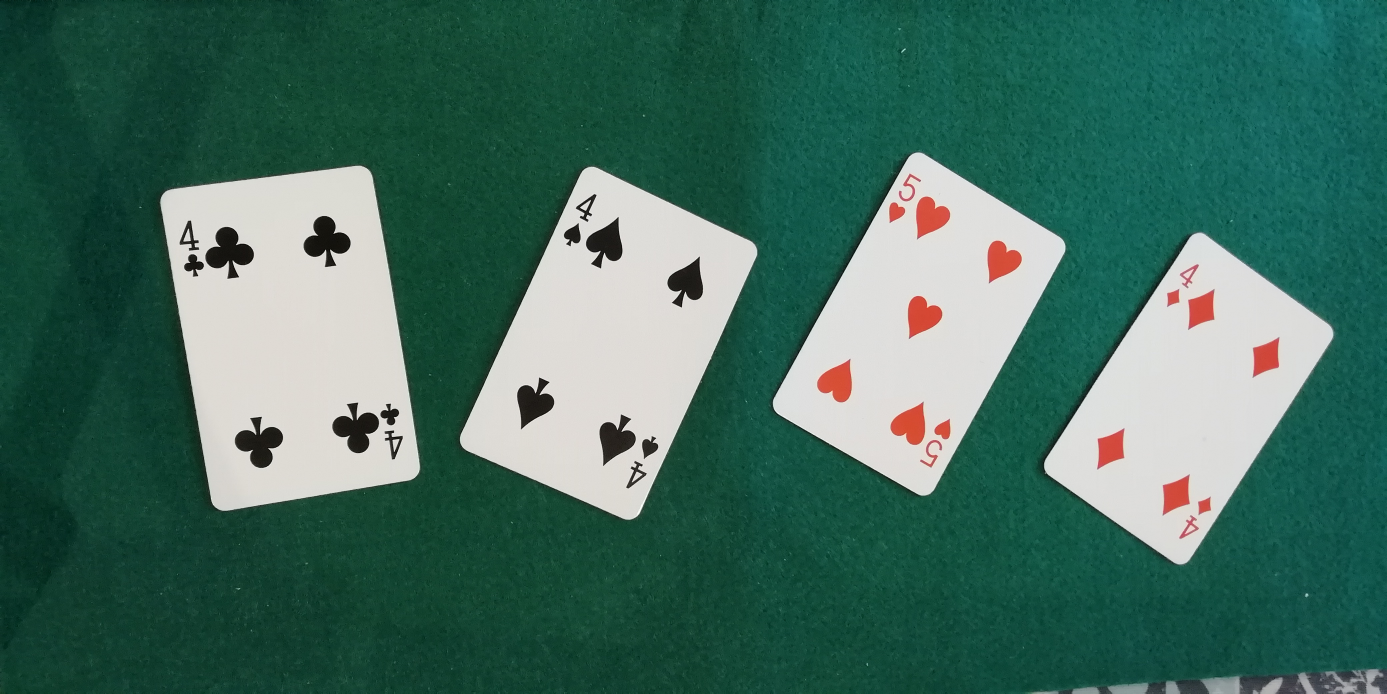
#> input picture images/Test/IMG_20210426_184712.jpg, 4160 x 2080 px (shown at 1/3 size)
$ python generador_paso1.py   (older library calls are emulated)
#> lines starting #> are read from the running program, lines starting #| are printed output that depends on the picture; after the words box and inside, x2 and y2 are one past the last pixel; in counts of white or black regions, pixels touching at a corner belong together
### clases_cartas.py
# clases_cartas.py
#
# Definición de las clases 'Motif' y 'Card' para el trabajo con las cartas de póker.
#
# Se importa mediante  "from clases_cartas import Card, Motif"
#
# Autor: José M Valiente    Fecha: abril 2023
#
import numpy as np

###### CLASES #################

class Motif:

    MOTIF_LABELS = ('Diamonds','Spades','Hearts','Clubs','0','2','3','4','5','6','7','8','9','A','J','Q','K','Others')

    def __init__(self):  # Constructor
        self.motifId = 0
        self.motifLabel = 'i'
        self.motifPredictedLabel = 'iii'
        self.area = 0.0
        self.contour = []
        self.perimeter = 0.0
        self.aspectRatio = 0.0
        self.features = []
        self.moments = []
        self.huMoments = []
        self.extent = 0.0
        self.solidity = 0.0
        self.equivalentDiameter = 0.0
        self.color = (0,0,0)
        self.centroid = []
        self.circleCenter = []
        self.circleRadious = 0.0


    # [6 lines left out: function __repr__, not called in this run]

class Card:

      # Suits.  Palos de las cartas de póker
      DIAMONDS = 'Diamonds'   # Rombos
      SPADES = 'Spades'       # Picas
      HEARDS = 'Hearts'       # Corazones
      CLUBS ='Clubs'          # Tréboles
      # Figuras y cifras de las cartas de póker
      SUITS = ('Rombos','Picas','Corazones','Treboles')
      FIGURES = ('0','A','2','3','4','5','6','7','8','9','J','Q','K') # Se accede mediantge Carta.FIGURES[i]

      def __init__(self):  # Constructor
        self.cardId = 0
        self.realSuit = 'i'
        self.realFigure = 'iii'
        self.predictedSuit = 'o'
        self.predictedFigure = 'ooo'
        bboxType = [('x', np.intc),('y',np.intc),('width',np.intc),('height',np.intc)]
        self.boundingBox = np.zeros(1, dtype=bboxType).view(np.recarray)
        self.angle = 0.0
        self.grayImage = np.empty([0,0], dtype=np.uint8)
        self.colorImage = np.empty([0,0,0], dtype=np.uint8)
        self.motifs = []

      # [6 lines left out: function __repr__, not called in this run]

### generador_paso1.py
import matplotlib.pyplot as plt
import numpy as np
from PIL import Image
import cv2
from tkinter import filedialog
import os
from clases_cartas import Card, Motif

def segmentar_objetos_carta(car, roi_color):
    """
    Segmenta los motivos (palos y figuras) de una única imagen de carta.

    Esta función binariza la imagen de la carta, encuentra los contornos de los motivos,
    y calcula un vector de características para cada uno, centrado en los Momentos de Hu
    transformados logarítmicamente.
    """
    # --- AJUSTE CLAVE: UMBRAL DE BINARIZACIÓN ---
    lowH = 185
    _, thresh_roi = cv2.threshold(car.grayImage, lowH, 255, cv2.THRESH_BINARY_INV)

    if VISUALIZAR:
        cv2.imshow(window_threshold, thresh_roi)

    (totalLabels_roi, lab_img, val, centr) = cv2.connectedComponentsWithStats(thresh_roi, 4, cv2.CV_32SC1)

    imot = 0
    # --- AJUSTE CLAVE: FILTROS DE ÁREA PARA MOTIVOS ---
    MIN_AREA = 1000
    MAX_AREA = 40000

    for k in range(1, totalLabels_roi):
        area = val[k, cv2.CC_STAT_AREA]
        if (area > MIN_AREA) and (area < MAX_AREA):
            componentMask = (lab_img == k).astype("uint8") * 255
            contours_roi, _ = cv2.findContours(componentMask, cv2.RETR_EXTERNAL, cv2.CHAIN_APPROX_SIMPLE)

            if not contours_roi:
                continue

            cnt = max(contours_roi, key=cv2.contourArea)

            mu = cv2.moments(cnt)
            if mu['m00'] == 0: # Evitar división por cero si el área del momento es 0
                continue

            # --- CÁLCULO Y TRANSFORMACIÓN DE MOMENTOS DE HU (CRÍTICO) ---
            huMoments_raw = cv2.HuMoments(mu).flatten()
            # Aplicamos la transformación logarítmica para escalar los valores y hacerlos útiles.
            # Se añade un pequeño épsilon (1e-7) para evitar errores de log(0).
            huMoments_transformed = -np.sign(huMoments_raw) * np.log10(np.abs(huMoments_raw) + 1e-7)

            # Creación del objeto Motivo
            motif = Motif()
            motif.motifId = imot
            motif.contour = cnt
            motif.area = cv2.contourArea(cnt)
            motif.perimeter = cv2.arcLength(cnt, True)

            # Guardamos tanto los momentos transformados como el vector de características
            # Usaremos consistentemente los momentos de Hu transformados en todo el sistema.
            motif.huMoments = huMoments_transformed
            motif.features = huMoments_transformed

            car.motifs.append(motif)
            imot += 1

            if VISUALIZAR:
                x0, y0, w0, h0 = cv2.boundingRect(cnt)
                img_vis = roi_color.copy()
                cv2.drawContours(img_vis, [cnt], -1, (255, 0, 0), 3)
                cv2.rectangle(img_vis, (x0, y0), (x0 + w0, y0 + h0), (0, 255, 0), 2)
                cv2.imshow(window_roi, img_vis)
                cv2.waitKey(0)

    print(f'Nº de motivos detectados en la carta: {imot}')

############### Programa principal ###############################

VISUALIZAR = False  # Cambia a True para depurar visualmente la segmentación
filecard = 'testCards.npz' # Asegúrate de que sea 'trainCards.npz' o 'testCards.npz' según corresponda

window_original = 'Original_image'
window_threshold = 'Thresholded_image'
window_roi = 'ROI image'
if VISUALIZAR:
    cv2.namedWindow(window_original, cv2.WINDOW_NORMAL)
    cv2.namedWindow(window_threshold, cv2.WINDOW_NORMAL)
    cv2.namedWindow(window_roi, cv2.WINDOW_NORMAL)

low_H = 155
Cards = []

path = filedialog.askdirectory(initialdir=".", title="Seleccione la carpeta con las imágenes de cartas")
#> the answer given: images/Test
if not path:
    print("No se seleccionó ninguna carpeta. Saliendo.")
    exit()

icard = 0
for root, _, files in os.walk(path):
    for name in files:
        if not name.lower().endswith('.jpg'):
            continue

        filename = os.path.join(root, name)
        img = cv2.imread(filename)
#> img is the input picture: shape (2080, 4160, 3); mean B, G, R 95.6, 108.8, 66.3
        if img is None:
            print(f"Advertencia: No se pudo cargar la imagen {filename}.")
            continue

        img_gray = cv2.cvtColor(img, cv2.COLOR_BGR2GRAY)
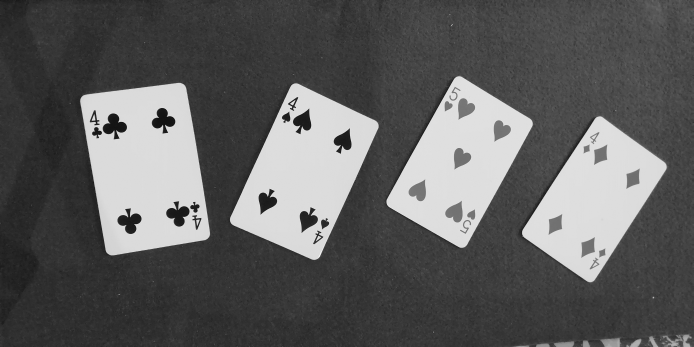
#> img_gray: shape (2080, 4160) (shown at 1/6 size); min 0, max 255, mean 94.6
        if VISUALIZAR:
            cv2.imshow(window_original, img)

        _, thresh1 = cv2.threshold(img_gray, low_H, 255, cv2.THRESH_BINARY_INV)
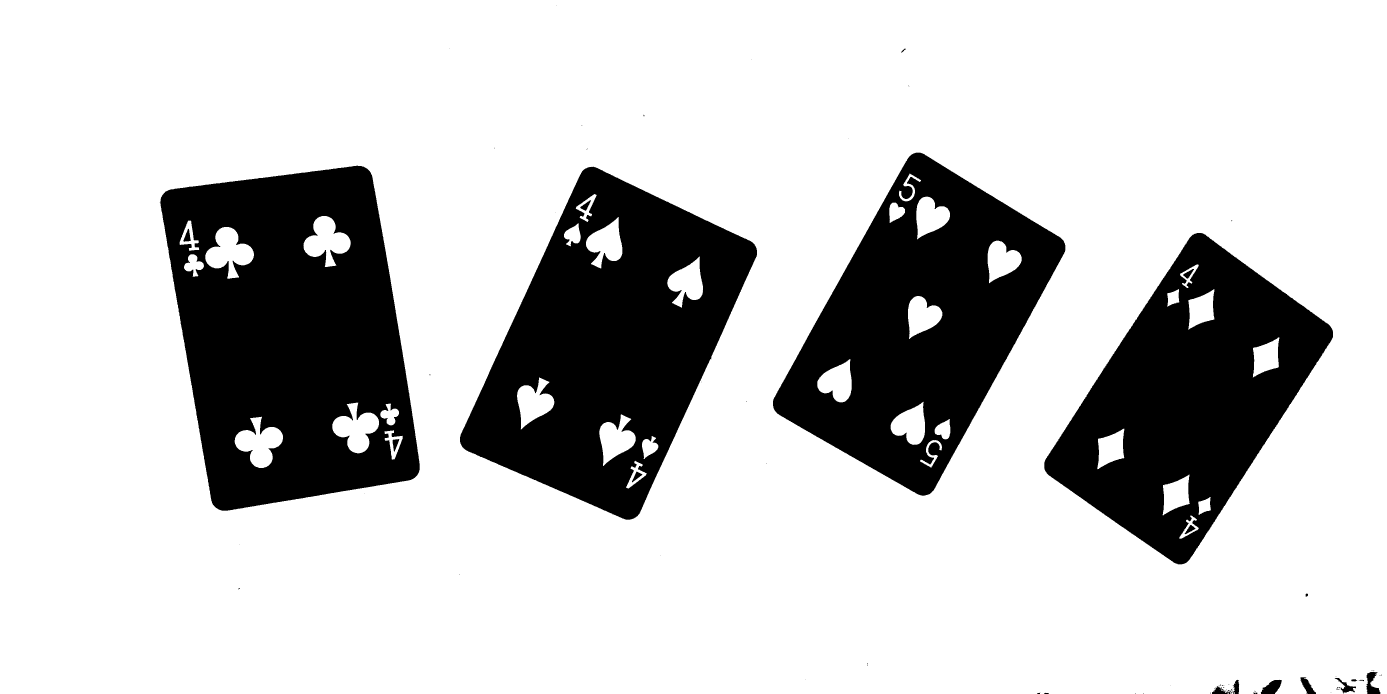
#> thresh1: shape (2080, 4160) (shown at 1/3 size); 77.8% white; 84 black regions (63 under 20 px), largest, box (x1, y1, x2, y2) and area: (481, 497, 1259, 1532) 560999, (1380, 500, 2271, 1559) 493489, (2319, 458, 3196, 1487) 440256
        (totalLabels, label_ids, values, _) = cv2.connectedComponentsWithStats(255 - thresh1, 4, cv2.CV_32S)
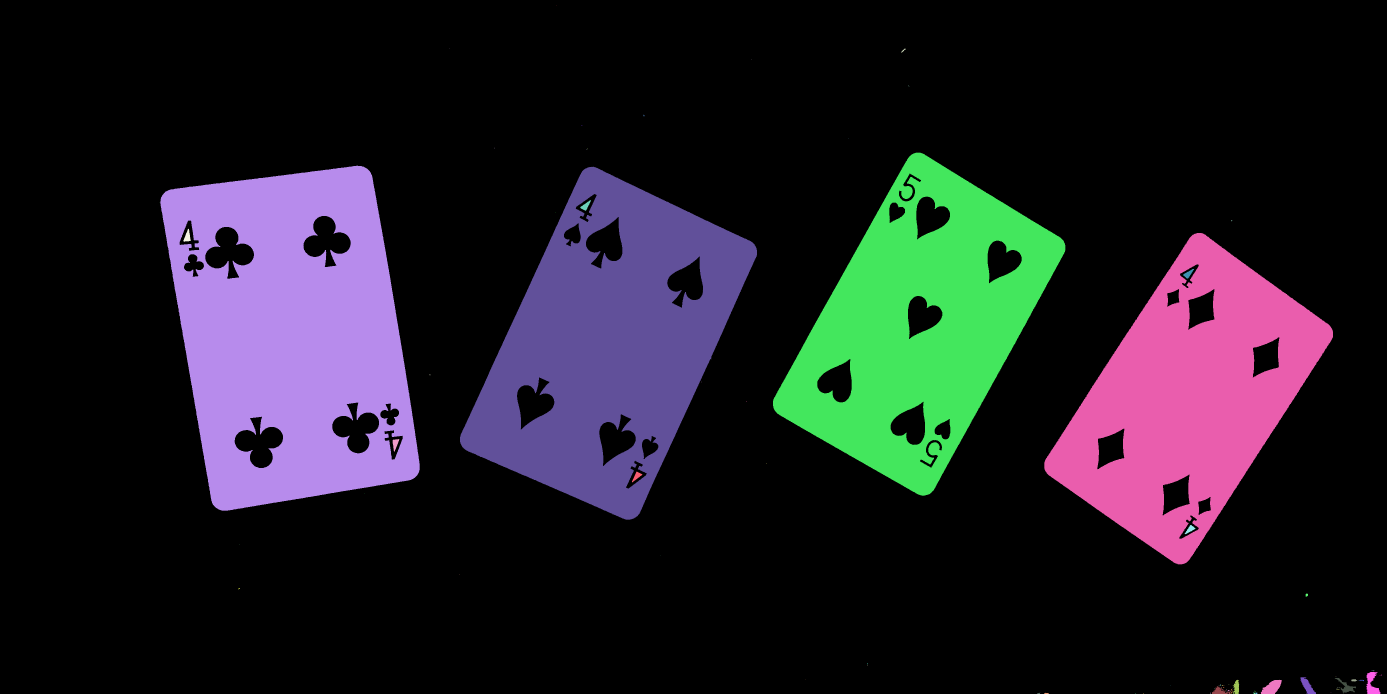
#> label_ids: shape (2080, 4160) int32 (shown at 1/3 size); 85 distinct labels, from 0 to 84; one colour per label, 0 black
#> totalLabels = 85; values = 85 rows, first 6: [0, 0, 4160, 2080, 6730665], [1670, 15, 1, 1, 1], [1347, 146, 1, 1, 1], [2704, 146, 13, 12, 51], [2254, 179, 1, 1, 1], [2725, 257, 3, 2, 4]

        for i in range(1, totalLabels):
            area = values[i, cv2.CC_STAT_AREA]
            if area > 300000:  # Filtro de tamaño para detectar una carta entera
                x1, y1, w, h = values[i, cv2.CC_STAT_LEFT:cv2.CC_STAT_LEFT+4]

                roi_gray = img_gray[y1:y1+h, x1:x1+w].copy()
                roi_color = img[y1:y1+h, x1:x1+w].copy()

                c_obj = Card()
                c_obj.grayImage = roi_gray
                c_obj.colorImage = roi_color
                c_obj.cardId = icard

                segmentar_objetos_carta(c_obj, roi_color)
                Cards.append(c_obj)
                icard += 1
#> this loop made 84 passes
#> (area, x1, y1, w, h, totalLabels_roi in segmentar_objetos_carta) on passes 12, 13, 14, 20: (440256, 2319, 458, 877, 1029, 13), (560999, 481, 497, 778, 1035, 12), (493489, 1380, 500, 891, 1059, 12), (418329, 3133, 699, 866, 994, 12)
#> after the loop, Cards = 4 items; icard = 4

        if VISUALIZAR:
            if cv2.waitKey(1) & 0xFF == ord('q'):
                break

np.savez(filecard, Cartas=np.array(Cards, dtype=object))
print(f"\nProceso finalizado. Se han guardado {len(Cards)} cartas en el archivo '{filecard}'.")
cv2.destroyAllWindows()

$ run again, on images/Test/IMG_20210426_184752.jpg
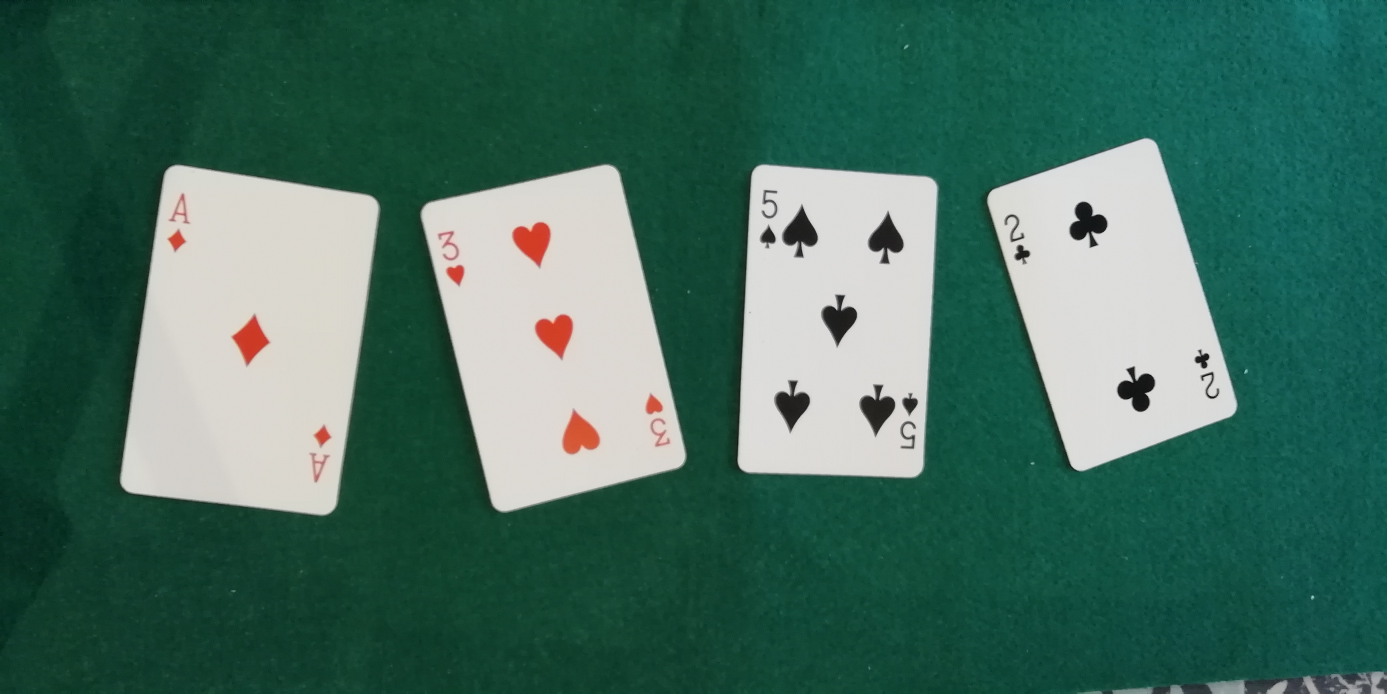
#> input picture images/Test/IMG_20210426_184752.jpg, 4160 x 2080 px (shown at 1/3 size)
#> img is the input picture: shape (2080, 4160, 3); mean B, G, R 95.8, 109.4, 67.9
#> `_, thresh1 = cv2.threshold(img_gray, low_H, 255, cv2.THRESH_BINARY_INV)`:
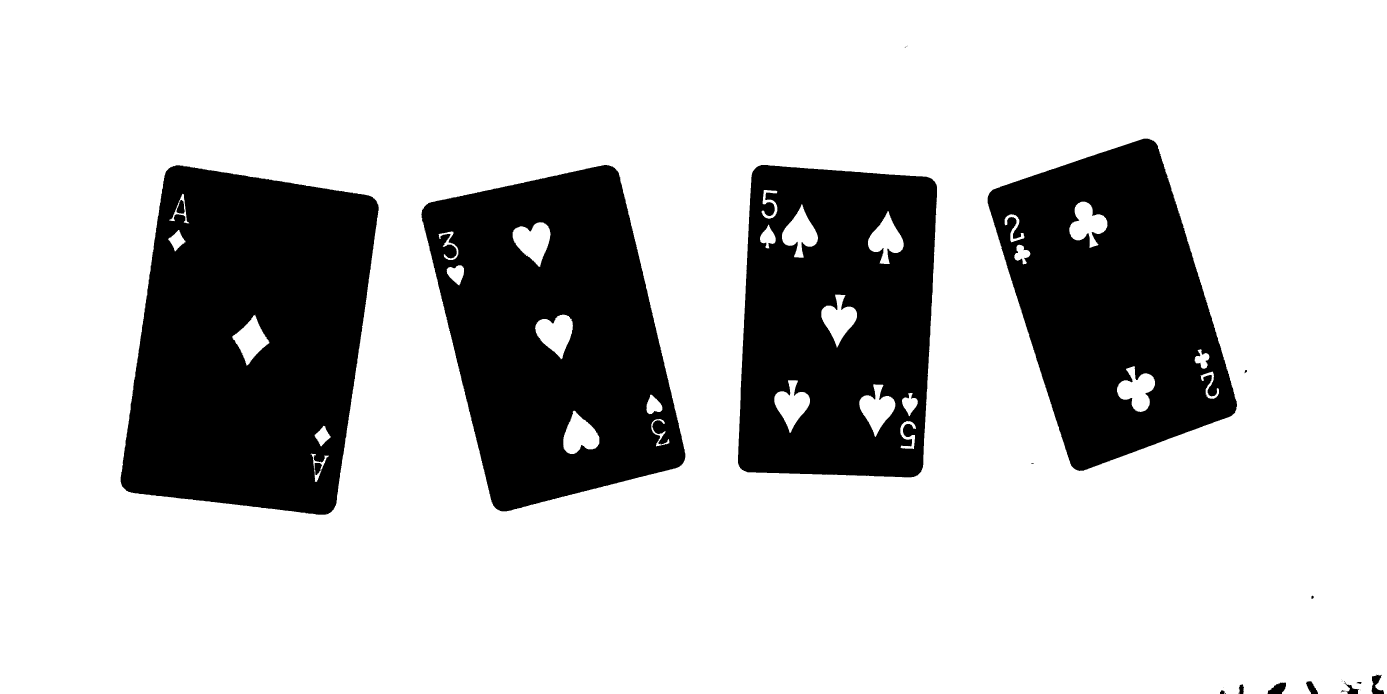
#> thresh1: shape (2080, 4160) (shown at 1/3 size); 76.1% white; 50 black regions (34 under 20 px), largest, box (x1, y1, x2, y2) and area: (362, 496, 1136, 1544) 623529, (1264, 495, 2056, 1534) 534126, (2214, 495, 2811, 1432) 458579
#> `(totalLabels, label_ids, values, _) = cv2.connectedComponentsWithStats..`:
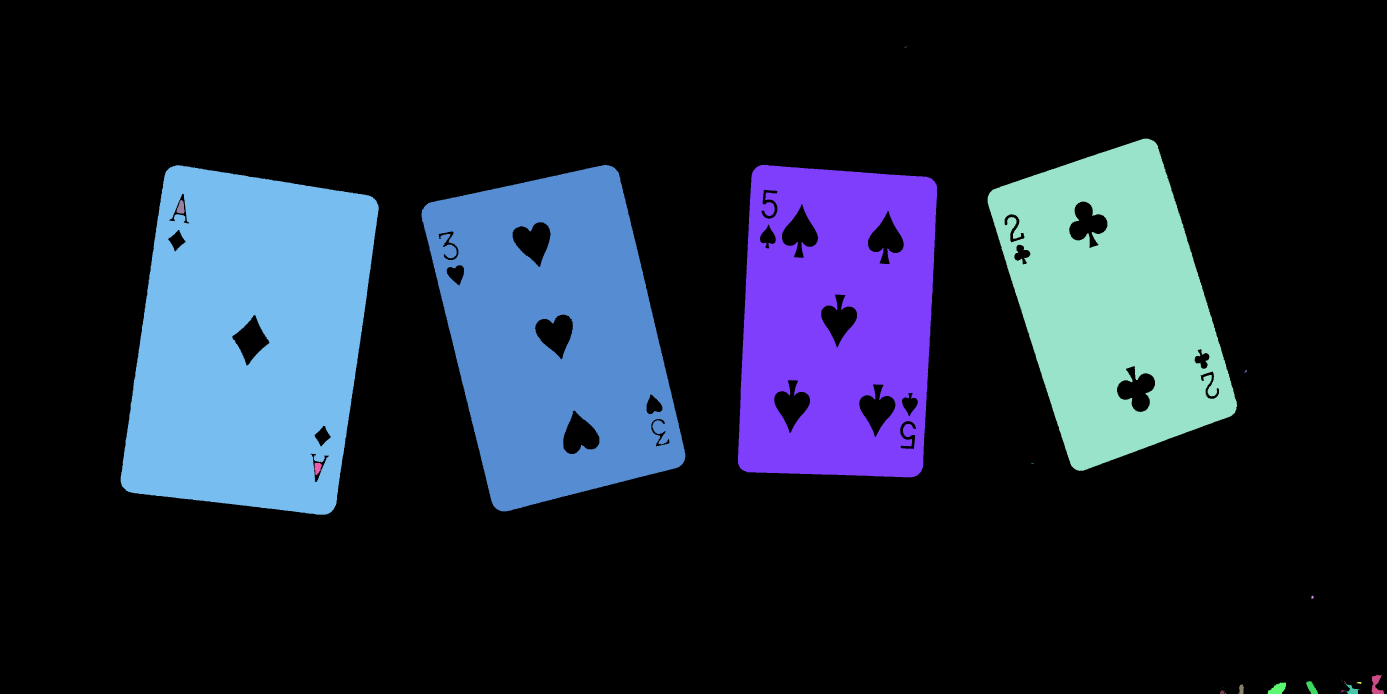
#> label_ids: shape (2080, 4160) int32 (shown at 1/3 size); 51 distinct labels, from 0 to 50; one colour per label, 0 black
#> totalLabels = 51; values = 51 rows, first 6: [0, 0, 4160, 2080, 6582899], [2721, 137, 1, 2, 2], [2719, 138, 1, 2, 2], [2716, 140, 2, 2, 3], [2714, 143, 2, 1, 2], [2963, 416, 748, 997, 448243]
#> the loop `for i in range(1, totalLabels):` made 50 passes
#> (area, x1, y1, w, h, totalLabels_roi in segmentar_objetos_carta) on passes 5 to 8: (448243, 2963, 416, 748, 997, 10), (534126, 1264, 495, 792, 1039, 12), (458579, 2214, 495, 597, 937, 13), (623529, 362, 496, 774, 1048, 9)
#> after the loop `for i in range(1, totalLabels):`: Cards = 4 items; icard = 4
#| Proceso finalizado. Se han guardado 4 cartas en el archivo 'testCards.npz'.
